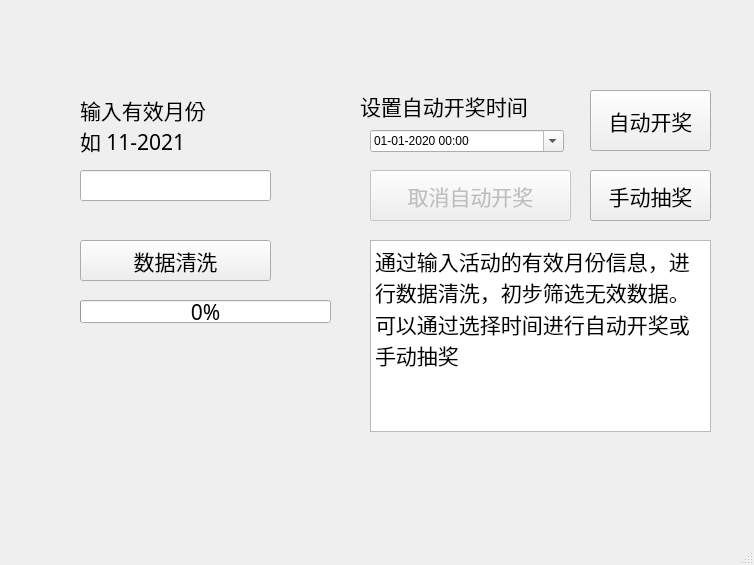
<?xml version="1.0" encoding="UTF-8"?>
<ui version="4.0">
 <class>MainWindow</class>
 <widget class="QMainWindow" name="MainWindow">
  <property name="geometry">
   <rect>
    <x>0</x>
    <y>0</y>
    <width>754</width>
    <height>565</height>
   </rect>
  </property>
  <property name="windowTitle">
   <string>MainWindow</string>
  </property>
  <widget class="QWidget" name="centralwidget">
   <widget class="QPushButton" name="pushButton">
    <property name="geometry">
     <rect>
      <x>80</x>
      <y>240</y>
      <width>191</width>
      <height>41</height>
     </rect>
    </property>
    <property name="minimumSize">
     <size>
      <width>0</width>
      <height>41</height>
     </size>
    </property>
    <property name="font">
     <font>
      <family>Adobe Devanagari</family>
      <pointsize>16</pointsize>
     </font>
    </property>
    <property name="text">
     <string>数据清洗</string>
    </property>
   </widget>
   <widget class="QPushButton" name="pushButton_2">
    <property name="geometry">
     <rect>
      <x>590</x>
      <y>170</y>
      <width>121</width>
      <height>51</height>
     </rect>
    </property>
    <property name="minimumSize">
     <size>
      <width>0</width>
      <height>31</height>
     </size>
    </property>
    <property name="font">
     <font>
      <family>Adobe Devanagari</family>
      <pointsize>16</pointsize>
     </font>
    </property>
    <property name="text">
     <string>手动抽奖</string>
    </property>
   </widget>
   <widget class="QProgressBar" name="progressBar">
    <property name="geometry">
     <rect>
      <x>80</x>
      <y>300</y>
      <width>251</width>
      <height>23</height>
     </rect>
    </property>
    <property name="font">
     <font>
      <family>Adobe Devanagari</family>
      <pointsize>16</pointsize>
     </font>
    </property>
    <property name="value">
     <number>0</number>
    </property>
   </widget>
   <widget class="QLabel" name="label">
    <property name="geometry">
     <rect>
      <x>360</x>
      <y>80</y>
      <width>221</width>
      <height>51</height>
     </rect>
    </property>
    <property name="font">
     <font>
      <family>Adobe Devanagari</family>
      <pointsize>16</pointsize>
     </font>
    </property>
    <property name="text">
     <string>设置自动开奖时间</string>
    </property>
   </widget>
   <widget class="QPushButton" name="pushButton_3">
    <property name="geometry">
     <rect>
      <x>590</x>
      <y>90</y>
      <width>121</width>
      <height>61</height>
     </rect>
    </property>
    <property name="font">
     <font>
      <family>Adobe Devanagari</family>
      <pointsize>16</pointsize>
     </font>
    </property>
    <property name="text">
     <string>自动开奖</string>
    </property>
   </widget>
   <widget class="QLabel" name="label_2">
    <property name="geometry">
     <rect>
      <x>80</x>
      <y>90</y>
      <width>191</width>
      <height>71</height>
     </rect>
    </property>
    <property name="font">
     <font>
      <family>Adobe Devanagari</family>
      <pointsize>16</pointsize>
     </font>
    </property>
    <property name="text">
     <string>输入有效月份
如 11-2021</string>
    </property>
   </widget>
   <widget class="QLineEdit" name="lineEdit">
    <property name="geometry">
     <rect>
      <x>80</x>
      <y>170</y>
      <width>191</width>
      <height>31</height>
     </rect>
    </property>
    <property name="font">
     <font>
      <family>Adobe Devanagari</family>
      <pointsize>16</pointsize>
     </font>
    </property>
   </widget>
   <widget class="QPushButton" name="pushButton_4">
    <property name="enabled">
     <bool>false</bool>
    </property>
    <property name="geometry">
     <rect>
      <x>370</x>
      <y>170</y>
      <width>201</width>
      <height>51</height>
     </rect>
    </property>
    <property name="font">
     <font>
      <family>Adobe Devanagari</family>
      <pointsize>16</pointsize>
     </font>
    </property>
    <property name="text">
     <string>取消自动开奖</string>
    </property>
   </widget>
   <widget class="QDateTimeEdit" name="dateTimeEdit">
    <property name="geometry">
     <rect>
      <x>370</x>
      <y>130</y>
      <width>194</width>
      <height>22</height>
     </rect>
    </property>
    <property name="maximumDate">
     <date>
      <year>2199</year>
      <month>12</month>
      <day>31</day>
     </date>
    </property>
    <property name="minimumDate">
     <date>
      <year>2020</year>
      <month>1</month>
      <day>1</day>
     </date>
    </property>
    <property name="displayFormat">
     <string>dd-MM-yyyy HH:mm</string>
    </property>
    <property name="calendarPopup">
     <bool>true</bool>
    </property>
   </widget>
   <widget class="QTextBrowser" name="textBrowser">
    <property name="geometry">
     <rect>
      <x>370</x>
      <y>240</y>
      <width>341</width>
      <height>192</height>
     </rect>
    </property>
    <property name="font">
     <font>
      <family>Adobe Devanagari</family>
      <pointsize>16</pointsize>
     </font>
    </property>
    <property name="html">
     <string>&lt;!DOCTYPE HTML PUBLIC &quot;-//W3C//DTD HTML 4.0//EN&quot; &quot;http://www.w3.org/TR/REC-html40/strict.dtd&quot;&gt;
&lt;html&gt;&lt;head&gt;&lt;meta name=&quot;qrichtext&quot; content=&quot;1&quot; /&gt;&lt;style type=&quot;text/css&quot;&gt;
p, li { white-space: pre-wrap; }
&lt;/style&gt;&lt;/head&gt;&lt;body style=&quot; font-family:'Adobe Devanagari'; font-size:16pt; font-weight:400; font-style:normal;&quot;&gt;
&lt;p style=&quot; margin-top:0px; margin-bottom:0px; margin-left:0px; margin-right:0px; -qt-block-indent:0; text-indent:0px;&quot;&gt;&lt;span style=&quot; font-family:'SimSun';&quot;&gt;通过输入活动的有效月份信息，进行数据清洗，初步筛选无效数据。&lt;/span&gt;&lt;/p&gt;
&lt;p style=&quot; margin-top:0px; margin-bottom:0px; margin-left:0px; margin-right:0px; -qt-block-indent:0; text-indent:0px;&quot;&gt;&lt;span style=&quot; font-family:'SimSun';&quot;&gt;可以通过选择时间进行自动开奖或手动抽奖&lt;/span&gt;&lt;/p&gt;
&lt;p style=&quot;-qt-paragraph-type:empty; margin-top:0px; margin-bottom:0px; margin-left:0px; margin-right:0px; -qt-block-indent:0; text-indent:0px; font-family:'SimSun';&quot;&gt;&lt;br /&gt;&lt;/p&gt;&lt;/body&gt;&lt;/html&gt;</string>
    </property>
   </widget>
  </widget>
  <widget class="QStatusBar" name="statusbar"/>
 </widget>
 <resources/>
 <connections>
  <connection>
   <sender>pushButton</sender>
   <signal>clicked()</signal>
   <receiver>progressBar</receiver>
   <slot>reset()</slot>
   <hints>
    <hint type="sourcelabel">
     <x>175</x>
     <y>250</y>
    </hint>
    <hint type="destinationlabel">
     <x>205</x>
     <y>301</y>
    </hint>
   </hints>
  </connection>
 </connections>
</ui>
